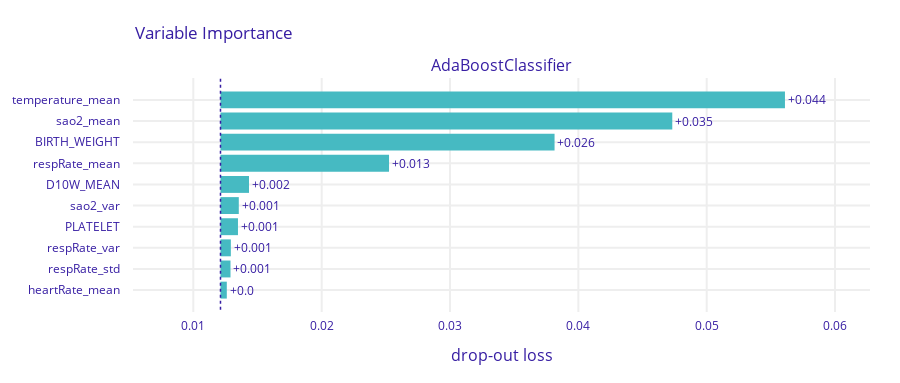

Notebook cell for this chart:
### Code cell
fs_scores = explainability(AdaBoostClassifier(n_estimators=250, learning_rate=0.01),
                           train_dfs[4], test_data)
fs_scores

### Figure 1 — Plotly figure (JSON) as saved in the notebook; plotly's stock layout.template omitted (floating-point values rounded to 4 significant figures)
{"data": [{"base": 0.01212, "hoverinfo": "text", "hoverlabel": {"bgcolor": "rgba(0,0,0,0.8)"}, "hovertext": ["Model: AdaBoostClassifier loss after<br>variable: temperature_mean is permuted: 0.056<br>Drop-out loss change: +0.044", "Model: AdaBoostClassifier loss after<br>variable: sao2_mean is permuted: 0.047<br>Drop-out loss change: +0.035", "Model: AdaBoostClassifier loss after<br>variable: BIRTH_WEIGHT is permuted: 0.038<br>Drop-out loss change: +0.026", "Model: AdaBoostClassifier loss after<br>variable: respRate_mean is permuted: 0.025<br>Drop-out loss change: +0.013", "Model: AdaBoostClassifier loss after<br>variable: D10W_MEAN is permuted: 0.014<br>Drop-out loss change: +0.002", "Model: AdaBoostClassifier loss after<br>variable: sao2_var is permuted: 0.014<br>Drop-out loss change: +0.001", "Model: AdaBoostClassifier loss after<br>variable: PLATELET is permuted: 0.013<br>Drop-out loss change: +0.001", "Model: AdaBoostClassifier loss after<br>variable: respRate_var is permuted: 0.013<br>Drop-out loss change: +0.001", "Model: AdaBoostClassifier loss after<br>variable: respRate_std is permuted: 0.013<br>Drop-out loss change: +0.001", "Model: AdaBoostClassifier loss after<br>variable: heartRate_mean is permuted: 0.013<br>Drop-out loss change: +0.0"], "marker": {"color": "#46bac2"}, "orientation": "h", "showlegend": false, "text": ["+0.044", "+0.035", "+0.026", "+0.013", "+0.002", "+0.001", "+0.001", "+0.001", "+0.001", "+0.0"], "textposition": "outside", "type": "bar", "x": [0.04398, 0.0352, 0.02603, 0.01313, 0.002222, 0.001426, 0.001362, 0.0008068, 0.0007798, 0.0004917], "xaxis": "x", "y": ["temperature_mean", "sao2_mean", "BIRTH_WEIGHT", "respRate_mean", "D10W_MEAN", "sao2_var", "PLATELET", "respRate_var", "respRate_std", "heartRate_mean"], "yaxis": "y"}], "layout": {"annotations": [{"font": {"size": 16}, "showarrow": false, "text": "AdaBoostClassifier", "x": 0.5, "xanchor": "center", "xref": "paper", "y": 1, "yanchor": "bottom", "yref": "paper"}, {"font": {"size": 16}, "showarrow": false, "text": "drop-out loss", "x": 0.5, "xanchor": "center", "xref": "paper", "y": 0, "yanchor": "top", "yref": "paper", "yshift": -30}], "font": {"color": "#371ea3"}, "height": 383, "margin": {"b": 71, "r": 30, "t": 78}, "shapes": [{"line": {"color": "#371ea3", "dash": "dot", "width": 1.5}, "type": "line", "x0": 0.01212, "x1": 0.01212, "xref": "x", "y0": -1, "y1": 10, "yref": "y"}], "title": {"text": "Variable Importance", "x": 0.15}, "xaxis": {"anchor": "y", "automargin": true, "domain": [0, 1], "fixedrange": true, "gridwidth": 2, "range": [0.0053, 0.06272], "tickcolor": "white", "ticklen": 3, "ticks": "outside", "type": "linear", "zeroline": false}, "yaxis": {"anchor": "x", "automargin": true, "autorange": "reversed", "domain": [0, 1], "fixedrange": true, "gridwidth": 2, "tickcolor": "white", "ticklen": 10, "ticks": "outside", "type": "category"}}}
